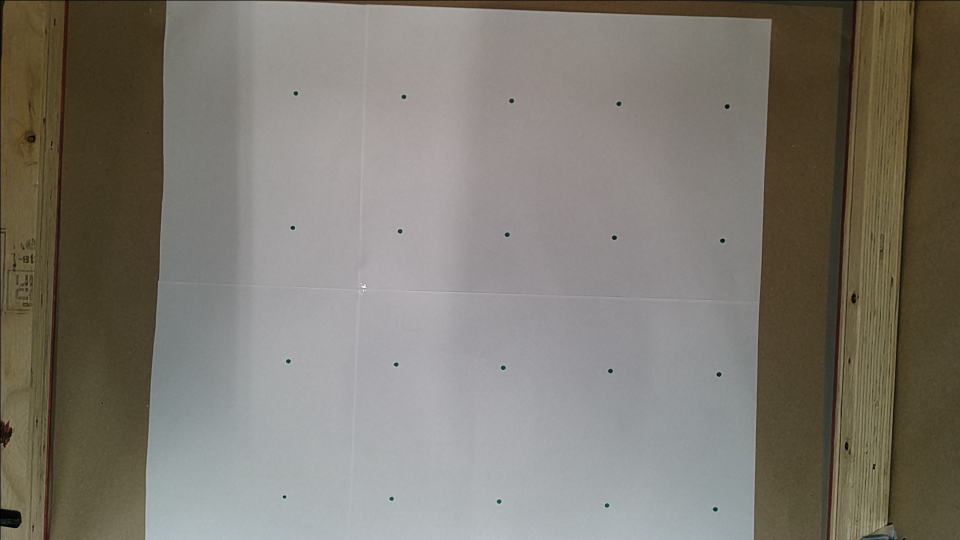
#> input picture C_data/Sample_images/frame_1764682982871.png, 1920 x 1080 px (shown at 1/2 size); its folder holds 3 pictures in this run
$ python Calibration.py
#> lines starting #> are read from the running program, lines starting #| are printed output that depends on the picture; after the words box and inside, x2 and y2 are one past the last pixel; in counts of white or black regions, pixels touching at a corner belong together
### A_Vision/Vision_tools.py
from pathlib import Path
import cv2 as cv
import numpy as np

SCRIPT_DIR = Path(__file__).resolve().parent
PROJECT_ROOT = SCRIPT_DIR.parents[0]
IMAGE_DIR = PROJECT_ROOT / "C_data" / "Sample_images"

# Loads capture or stored frame
def load_image(filename):
#> called with filename = 'frame_1764682982871.png'
    path = IMAGE_DIR / filename
    img = cv.imread(str(path))
#> img is the input picture: shape (1080, 1920, 3); mean B, G, R 111.7, 120.8, 125.4
    if img is None:
        raise FileNotFoundError(f"Image not found: {path}")
    return img

# Downscales image to make it easierer to work with
def downscale(img, scale=0.5):
    h, w = img.shape[:2]
    return cv.resize(img, (int(w*scale), int(h*scale)))

# converts to gray
def to_gray(img): return cv.cvtColor(img, cv.COLOR_BGR2GRAY)

# Applies blur
def blurred(img): return cv.GaussianBlur(img, (5,5), 0)

# Applies binary threshold (maybe we change to different kind of thresholding)
def threshold_binary(img): _, t = cv.threshold(img, 125, 255, cv.THRESH_BINARY); return t

# Detects Edges
def edges(img): return cv.Canny(img, 50, 150)

# returns amount of contours
def get_contours(binary):
    contours, _ = cv.findContours(binary, cv.RETR_EXTERNAL, cv.CHAIN_APPROX_SIMPLE)
    return contours

### A_Vision/Calibration.py
import numpy as np
import cv2 as cv
from Vision_tools import load_image
import json
from pathlib import Path
import sys

img = load_image("frame_1764682982871.png")
hsv = cv.cvtColor(img, cv.COLOR_BGR2HSV)
#> hsv: shape (1080, 1920, 3); mean H, S, V 54.3, 48.9, 127

# Add project root to Python path
ROOT = Path(__file__).resolve().parents[2]
sys.path.append(str(ROOT))
SETTINGS_FILE = "calibration_settings_dots.json"

with open(SETTINGS_FILE, "r") as f:
#> (reads C_data/calibration_settings_dots.json from the repository)
    cfg = json.load(f)

# Green calibration dots range
lower = np.array([cfg["H_low"],  cfg["S_low"],  cfg["V_low"] ], dtype=np.uint8)
upper = np.array([cfg["H_high"], cfg["S_high"], cfg["V_high"]], dtype=np.uint8)
min_area = cfg["min_area"]
blur_k   = cfg["blur_k"]

 # Fixed ROI used earlier
x1, x2 = 120, 528
y1, y2 = 60, 472

hsv = hsv[y1:y2, x1:x2]
#> hsv: shape (412, 408, 3); mean H, S, V 22.6, 70.1, 96.2
# --------------------------------------
# 2. Find contours and centers
# --------------------------------------
blurred_image = cv.GaussianBlur(hsv, (blur_k, blur_k), 0)
mask = cv.inRange(blurred_image, lower, upper)
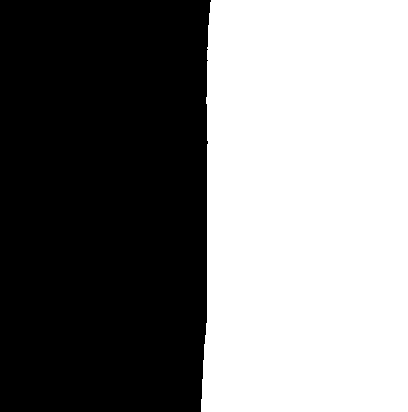
#> mask: shape (412, 408); 49.4% white; 1 white region

contours, _ = cv.findContours(mask, cv.RETR_EXTERNAL, cv.CHAIN_APPROX_SIMPLE)
#> contours = 1 contour; box (x1, y1, x2, y2) and area: (201, 0, 408, 412) 82446

img_points = []

for cnt in contours:
    if cv.contourArea(cnt) < min_area:
        continue

    M = cv.moments(cnt)
    if M["m00"] != 0:
        cx_local = int(M["m10"] / M["m00"])
        cy_local = int(M["m01"] / M["m00"])

        # Convert from ROI coords → global coords
        cx = cx_local + x1
        cy = cy_local + y1

        img_points.append([cx, cy])
#> this loop made 1 pass
#> (cx_local, cy_local, cx, cy) on pass 1: (306, 206, 426, 266)
#> after the loop, img_points = [[426, 266]]

print(f"Detected {len(img_points)} points")
#| Detected 1 points

#if len(img_points) != 20:
    #raise ValueError("Did not detect exactly 20 calibration dots!")

# --------------------------------------
# 3. Sort points into grid order (4 rows x 5 columns)
# --------------------------------------

# Sort by Y first (top to bottom)
img_points = sorted(img_points, key=lambda p: (p[1], p[0]))

# Group into 4 rows
rows = []
row = [img_points[0]]
#> row = [[426, 266]]

for p in img_points[1:]:
    if abs(p[1] - row[-1][1]) < 20:    # same row tolerance
        row.append(p)
    else:
        rows.append(row)
        row = [p]
#> this loop made 0 passes
#> after the loop, rows = []
rows.append(row)

# Sort each row by X coordinate
for i in range(len(rows)):
    rows[i] = sorted(rows[i], key=lambda p: p[0])
#> this loop made 1 pass
#> after the loop, rows = [[[426, 266]]]

# Flatten into final ordered list (row-major)
ordered_points = [p for row in rows for p in row]
#> ordered_points = [[426, 266]]

for (x,y) in img_points:
    cv.circle(img, (x,y), 6, (0,255,0), -1)
#> this loop made 1 pass
#> img: shape (1080, 1920, 3); 0.01% of pixels changed, all inside (x1, y1, x2, y2) = (420, 260, 433, 273)

cv.imshow("Detected Dots", img)
cv.waitKey(0)
cv.destroyAllWindows()
# --------------------------------------
# 4. Robot coordinates (20 points, row-major)
# --------------------------------------
robot_points = np.array([
    [0.0,    420.0], [112.5, 420.0], [225.0, 420.0], [337.5, 420.0], [450.0, 420.0],
    [0.0,    280.0], [112.5, 280.0], [225.0, 280.0], [337.5, 280.0], [450.0, 280.0],
    [0.0,    140.0], [112.5, 140.0], [225.0, 140.0], [337.5, 140.0], [450.0, 140.0],
    [0.0,      0.0], [112.5,   0.0], [225.0,   0.0], [337.5,   0.0], [450.0,   0.0]
], dtype=np.float32)


# --------------------------------------
# 5. Compute Homography
# --------------------------------------
pixels = np.array(ordered_points, dtype=np.float32)
#> pixels = [[426, 266]]
#> (the run stopped early here; a loop or call above may not have finished)
